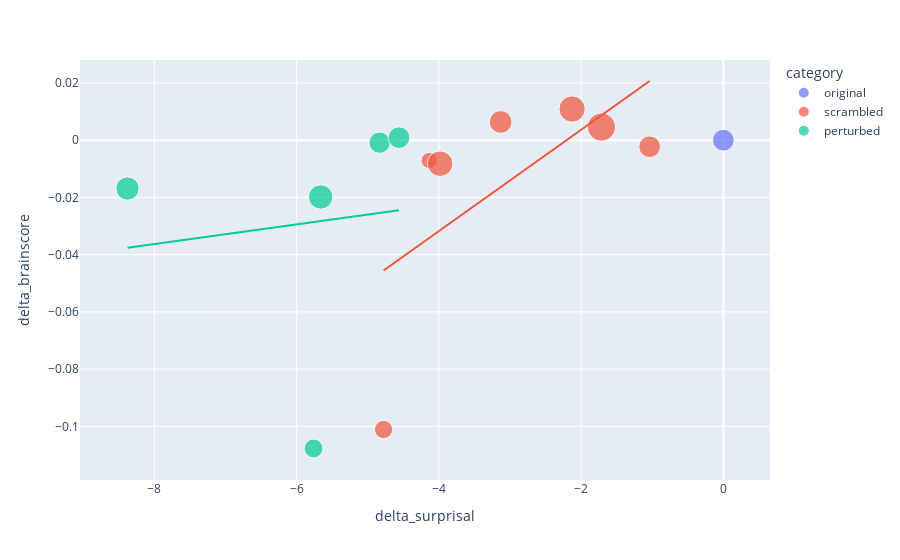

Notebook source saved alongside this figure:
### Code cell
import plotly.express as px
fig = px.scatter(plot_df, x="delta_surprisal", y="delta_brainscore", color="category", hover_data=["condition"],
                size="error", trendline="ols")
fig.show()

### Figure 1 — Plotly figure (JSON) as saved in the notebook; plotly's stock layout.template omitted (floating-point values rounded to 4 significant figures)
{"data": [{"customdata": [["original"]], "hovertemplate": "category=original<br>delta_surprisal=%{x}<br>delta_brainscore=%{y}<br>error=%{marker.size}<br>condition=%{customdata[0]}<extra></extra>", "legendgroup": "original", "marker": {"color": "#636efa", "size": [0.0188], "sizemode": "area", "sizeref": 7.943e-05, "symbol": "circle"}, "mode": "markers", "name": "original", "orientation": "v", "showlegend": true, "type": "scatter", "x": [0], "xaxis": "x", "y": [0], "yaxis": "y"}, {"hovertemplate": "category=original<extra></extra>", "legendgroup": "original", "marker": {"color": "#636efa", "symbol": "circle"}, "mode": "lines", "name": "original", "showlegend": false, "type": "scatter", "xaxis": "x", "yaxis": "y"}, {"customdata": [["scrambled1"], ["scrambled3"], ["scrambled5"], ["scrambled7"], ["backward"], ["lowpmi"], ["random-wl"]], "hovertemplate": "category=scrambled<br>delta_surprisal=%{x}<br>delta_brainscore=%{y}<br>error=%{marker.size}<br>condition=%{customdata[0]}<extra></extra>", "legendgroup": "scrambled", "marker": {"color": "#EF553B", "size": [0.01874, 0.03177, 0.02756, 0.02058, 0.01042, 0.026, 0.01329], "sizemode": "area", "sizeref": 7.943e-05, "symbol": "circle"}, "mode": "markers", "name": "scrambled", "orientation": "v", "showlegend": true, "type": "scatter", "x": [-1.036, -1.714, -2.127, -3.132, -4.137, -3.983, -4.778], "xaxis": "x", "y": [-0.002284, 0.004583, 0.0109, 0.006367, -0.007086, -0.008221, -0.1011], "yaxis": "y"}, {"hovertemplate": "<b>OLS trendline</b><br>delta_brainscore = 0.0177013 * delta_surprisal + 0.0390381<br>R<sup>2</sup>=0.399525<br><br>category=scrambled<br>delta_surprisal=%{x}<br>delta_brainscore=%{y} <b>(trend)</b><extra></extra>", "legendgroup": "scrambled", "marker": {"color": "#EF553B", "symbol": "circle"}, "mode": "lines", "name": "scrambled", "showlegend": false, "type": "scatter", "x": [-4.778, -4.137, -3.983, -3.132, -2.127, -1.714, -1.036], "xaxis": "x", "y": [-0.04554, -0.03419, -0.03147, -0.0164, 0.001386, 0.008694, 0.02069], "yaxis": "y"}, {"customdata": [["nouns"], ["nounsverbs"], ["nounsverbsadj"], ["contentwords"], ["functionwords"]], "hovertemplate": "category=perturbed<br>delta_surprisal=%{x}<br>delta_brainscore=%{y}<br>error=%{marker.size}<br>condition=%{customdata[0]}<extra></extra>", "legendgroup": "perturbed", "marker": {"color": "#00cc96", "size": [0.02157, 0.02362, 0.0181, 0.01871, 0.01415], "sizemode": "area", "sizeref": 7.943e-05, "symbol": "circle"}, "mode": "markers", "name": "perturbed", "orientation": "v", "showlegend": true, "type": "scatter", "x": [-8.379, -5.663, -4.833, -4.561, -5.763], "xaxis": "x", "y": [-0.0169, -0.01984, -0.000853, 0.0008979, -0.1077], "yaxis": "y"}, {"hovertemplate": "<b>OLS trendline</b><br>delta_brainscore = 0.00343504 * delta_surprisal + -0.00882322<br>R<sup>2</sup>=0.013282<br><br>category=perturbed<br>delta_surprisal=%{x}<br>delta_brainscore=%{y} <b>(trend)</b><extra></extra>", "legendgroup": "perturbed", "marker": {"color": "#00cc96", "symbol": "circle"}, "mode": "lines", "name": "perturbed", "showlegend": false, "type": "scatter", "x": [-8.379, -5.763, -5.663, -4.833, -4.561], "xaxis": "x", "y": [-0.03761, -0.02862, -0.02828, -0.02543, -0.02449], "yaxis": "y"}], "layout": {"legend": {"itemsizing": "constant", "title": {"text": "category"}, "tracegroupgap": 0}, "margin": {"t": 60}, "xaxis": {"anchor": "y", "domain": [0, 1], "title": {"text": "delta_surprisal"}}, "yaxis": {"anchor": "x", "domain": [0, 1], "title": {"text": "delta_brainscore"}}}}
